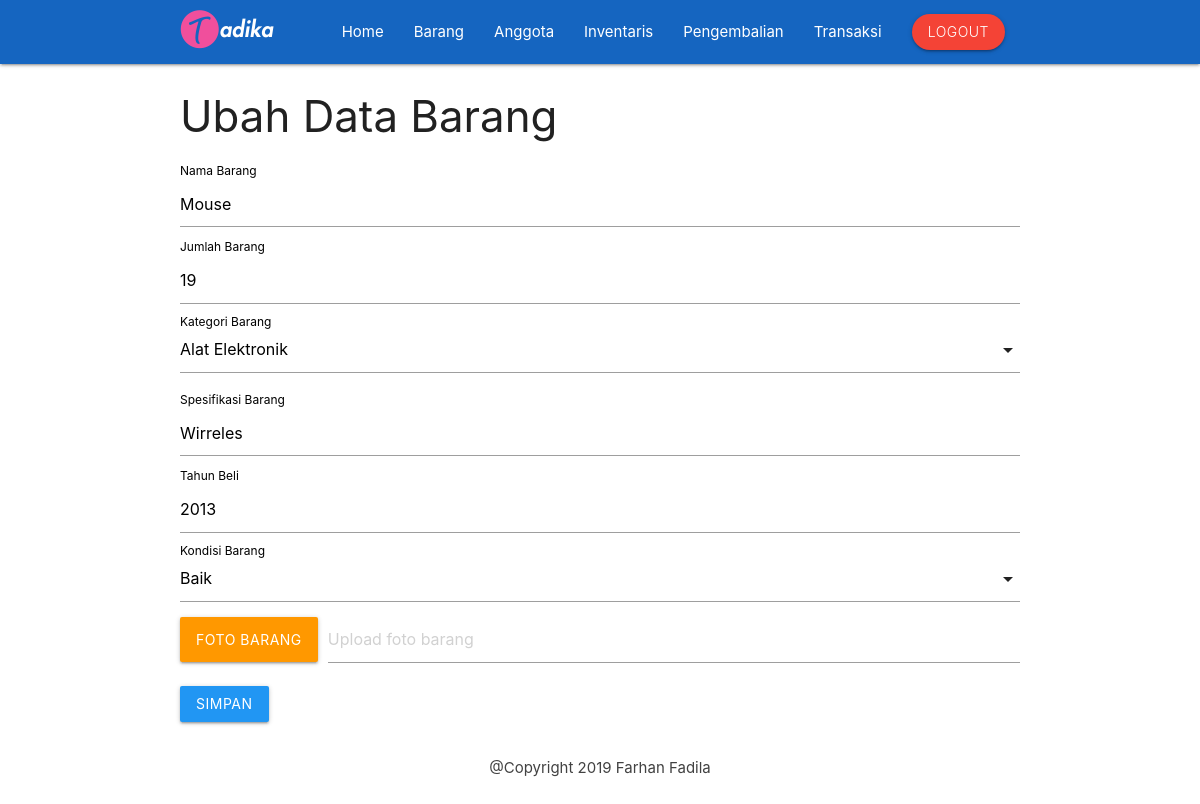
The app's page /views/admin/ubahbarang.php?id=4 (signed in) with its own data.
### tables this page shows
CREATE TABLE `tbl_barang` (
  `id_barang` int(8) NOT NULL,
  `nama_barang` varchar(250) NOT NULL,
  `foto_barang` varchar(200) NOT NULL,
  `jumlah_barang` int(8) NOT NULL,
  `kategori` varchar(150) NOT NULL,
  `spek` varchar(300) NOT NULL,
  `tahun_beli` varchar(5) NOT NULL,
  `kondisi` varchar(20) NOT NULL
);

### views/admin/ubahbarang.php (the view, shortened to what this page needs)
<?php
include 'header.php';
?>
<?php
$ambil = $koneksi->query("SELECT * FROM tbl_barang WHERE id_barang='$_GET[id]'");
$pecah = $ambil->fetch_assoc();
?>
    <div class="container">
            <h3>Ubah Data Barang</h3>
            <form method="post" enctype="multipart/form-data">
                <label><span class="black-text">Nama Barang</span></label>
                <input type="text" name="nama" value="<?php echo $pecah['nama_barang']; ?>">
                <label><span class="black-text">Jumlah Barang</span></label>
                <input type="number" name="jumlah" value="<?php echo $pecah['jumlah_barang']; ?>">
                <div class="input-field">
                    <label for=""><span class="black-text">Kategori Barang</span></label>
                </div>
                <label><span class="black-text">Spesifikasi Barang</span></label>
                <input type="text" name="spek" value="<?php echo $pecah['spek']; ?>">
                <label><span class="black-text">Tahun Beli</span></label>
                <input type="text" name="tahun" value="<?php echo $pecah['tahun_beli']; ?>">
                <div class="input-field">
                    <label for=""><span class="black-text">Kondisi Barang</span></label>
                </div>
                <div class="file-field input-field">
                    <div class="btn orange">
                        <span>Foto barang</span>
                    </div>
                    <div class="file-path-wrapper">
                        <input class="file-path validate" type="text" placeholder="Upload foto barang">
                    </div>
                </div>
                <input type="submit" name="simpan" value="SIMPAN" class="btn blue">
            </form>
        </div>
<?php
include 'footer.php';
?>

### records on screen
tbl_barang: nama "Mouse", jumlah "19", spek "Wirreles", tahun "2013"
